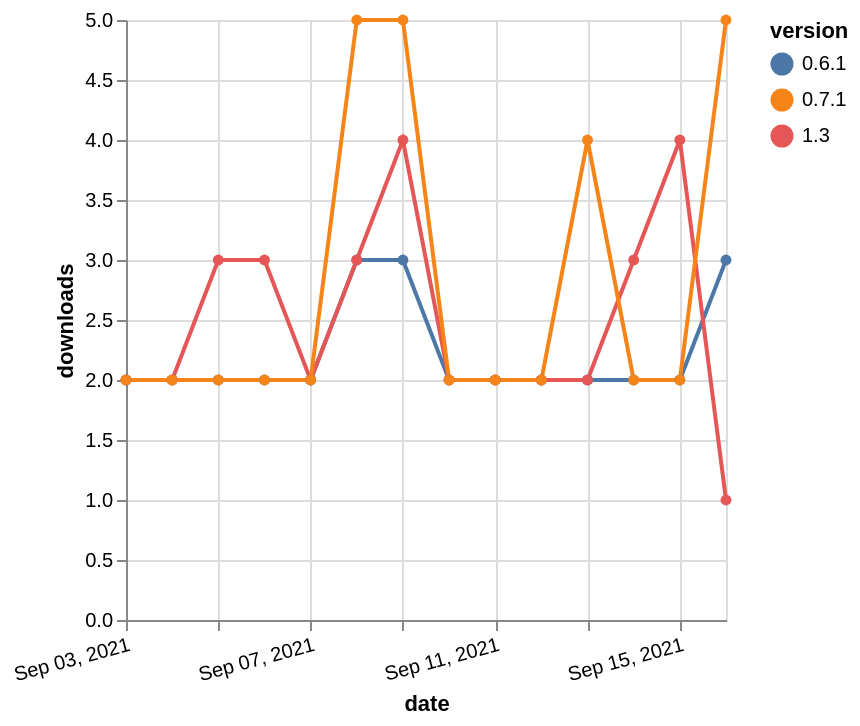

Here is the Vega-Lite specification saved for this chart:
### Vega-Lite specification from a JSON file in a GitHub repository (floating-point values rounded to 4 significant figures)
{"$schema": "https://vega.github.io/schema/vega-lite/v5.json", "description": "A simple bar chart with embedded data.", "data": {"values": [{"date": "2021-09-03", "total": 2610, "delta": 2, "version": "0.6.1"}, {"date": "2021-09-04", "total": 2612, "delta": 2, "version": "0.6.1"}, {"date": "2021-09-05", "total": 2614, "delta": 2, "version": "0.6.1"}, {"date": "2021-09-06", "total": 2616, "delta": 2, "version": "0.6.1"}, {"date": "2021-09-07", "total": 2618, "delta": 2, "version": "0.6.1"}, {"date": "2021-09-08", "total": 2621, "delta": 3, "version": "0.6.1"}, {"date": "2021-09-09", "total": 2624, "delta": 3, "version": "0.6.1"}, {"date": "2021-09-10", "total": 2626, "delta": 2, "version": "0.6.1"}, {"date": "2021-09-11", "total": 2628, "delta": 2, "version": "0.6.1"}, {"date": "2021-09-12", "total": 2630, "delta": 2, "version": "0.6.1"}, {"date": "2021-09-13", "total": 2632, "delta": 2, "version": "0.6.1"}, {"date": "2021-09-14", "total": 2634, "delta": 2, "version": "0.6.1"}, {"date": "2021-09-15", "total": 2636, "delta": 2, "version": "0.6.1"}, {"date": "2021-09-16", "total": 2639, "delta": 3, "version": "0.6.1"}, {"date": "2021-09-03", "total": 948, "delta": 2, "version": "1.3"}, {"date": "2021-09-04", "total": 950, "delta": 2, "version": "1.3"}, {"date": "2021-09-05", "total": 953, "delta": 3, "version": "1.3"}, {"date": "2021-09-06", "total": 956, "delta": 3, "version": "1.3"}, {"date": "2021-09-07", "total": 958, "delta": 2, "version": "1.3"}, {"date": "2021-09-08", "total": 961, "delta": 3, "version": "1.3"}, {"date": "2021-09-09", "total": 965, "delta": 4, "version": "1.3"}, {"date": "2021-09-10", "total": 967, "delta": 2, "version": "1.3"}, {"date": "2021-09-11", "total": 969, "delta": 2, "version": "1.3"}, {"date": "2021-09-12", "total": 971, "delta": 2, "version": "1.3"}, {"date": "2021-09-13", "total": 973, "delta": 2, "version": "1.3"}, {"date": "2021-09-14", "total": 976, "delta": 3, "version": "1.3"}, {"date": "2021-09-15", "total": 980, "delta": 4, "version": "1.3"}, {"date": "2021-09-16", "total": 981, "delta": 1, "version": "1.3"}, {"date": "2021-09-03", "total": 2705, "delta": 2, "version": "0.7.1"}, {"date": "2021-09-04", "total": 2707, "delta": 2, "version": "0.7.1"}, {"date": "2021-09-05", "total": 2709, "delta": 2, "version": "0.7.1"}, {"date": "2021-09-06", "total": 2711, "delta": 2, "version": "0.7.1"}, {"date": "2021-09-07", "total": 2713, "delta": 2, "version": "0.7.1"}, {"date": "2021-09-08", "total": 2718, "delta": 5, "version": "0.7.1"}, {"date": "2021-09-09", "total": 2723, "delta": 5, "version": "0.7.1"}, {"date": "2021-09-10", "total": 2725, "delta": 2, "version": "0.7.1"}, {"date": "2021-09-11", "total": 2727, "delta": 2, "version": "0.7.1"}, {"date": "2021-09-12", "total": 2729, "delta": 2, "version": "0.7.1"}, {"date": "2021-09-13", "total": 2733, "delta": 4, "version": "0.7.1"}, {"date": "2021-09-14", "total": 2735, "delta": 2, "version": "0.7.1"}, {"date": "2021-09-15", "total": 2737, "delta": 2, "version": "0.7.1"}, {"date": "2021-09-16", "total": 2742, "delta": 5, "version": "0.7.1"}]}, "width": "container", "mark": {"type": "line", "point": {"filled": true}}, "encoding": {"x": {"field": "date", "type": "temporal", "timeUnit": "yearmonthdate", "title": "date", "axis": {"labelAngle": -15}}, "y": {"field": "delta", "type": "quantitative", "title": "downloads"}, "color": {"field": "version", "type": "nominal"}, "tooltip": {"field": "delta"}}}
